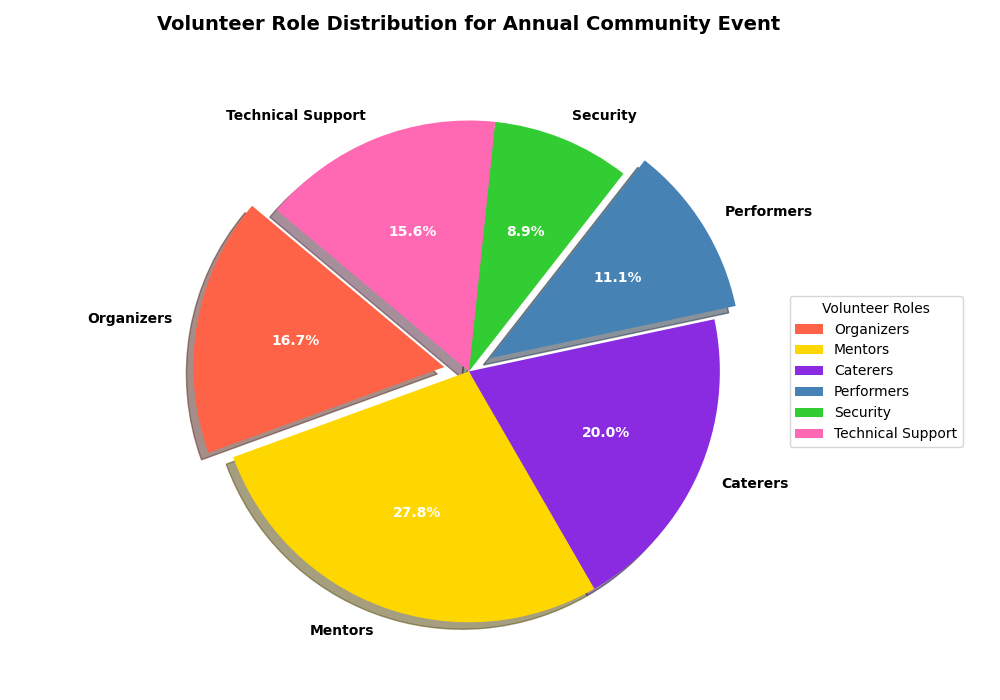

The Python source for this figure:
import matplotlib.pyplot as plt

# Data: Distribution of Volunteers for a Community Event
volunteer_roles = ['Organizers', 'Mentors', 'Caterers', 'Performers', 'Security', 'Technical Support']
volunteer_counts = [15, 25, 18, 10, 8, 14]

# Colors for each segment in the pie chart
colors = ['#FF6347', '#FFD700', '#8A2BE2', '#4682B4', '#32CD32', '#FF69B4']

# Creating the pie chart
fig, ax = plt.subplots(figsize=(10, 7))

# Explode first and fourth segments
explode = (0.1, 0, 0, 0.1, 0, 0)

# Plot pie chart
wedges, texts, autotexts = ax.pie(
    volunteer_counts,
    labels=volunteer_roles,
    colors=colors,
    autopct='%1.1f%%',
    startangle=140,
    explode=explode,
    shadow=True
)

# Customize font properties for better visibility
for text in texts:
    text.set_fontsize(10)
    text.set_fontweight('bold')

for autotext in autotexts:
    autotext.set_fontsize(10)
    autotext.set_color('white')
    autotext.set_fontweight('bold')

# Setting the title of the chart
ax.set_title(
    "Volunteer Role Distribution for Annual Community Event",
    fontsize=14, fontweight='bold', pad=20
)

# Add a legend outside the pie chart for clarity
ax.legend(
    wedges, volunteer_roles,
    title="Volunteer Roles",
    loc="center left",
    bbox_to_anchor=(1, 0, 0.5, 1)
)

# Ensure the layout fits well on display
plt.tight_layout()

# Display the plot
plt.show()
